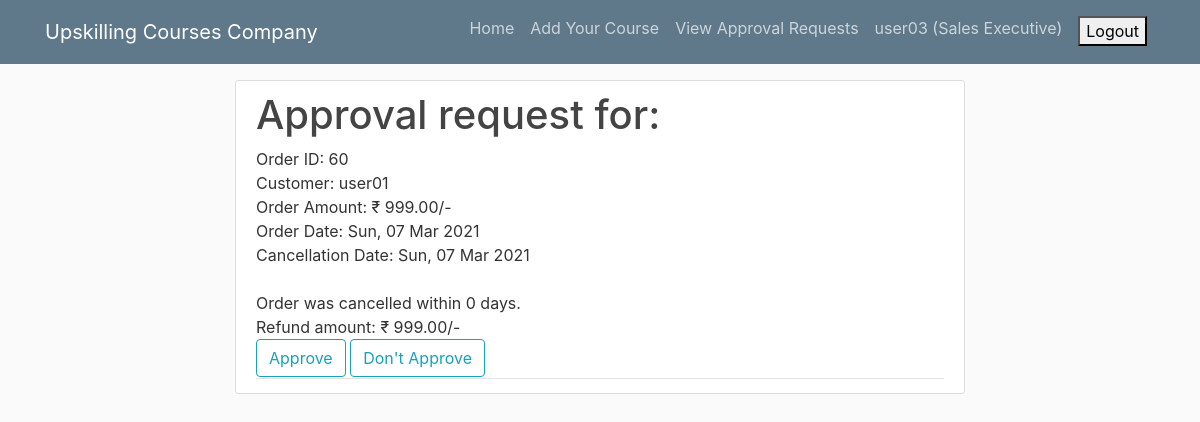
Screenshot of /orders/approvalrequestdetail/60 (signed in) with the database file from the repository.
### accounts/models.py (models this page shows)
class User(AbstractUser):
    is_admin = models.BooleanField(default=False)
    is_customer = models.BooleanField(default=False)
    is_customerexecutive = models.BooleanField(default=False)
    is_salesexecutive = models.BooleanField(default=False)
    username = models.CharField(unique=True, max_length=100)
    email = models.EmailField(max_length=100)
    first_name = models.CharField(max_length=100)
    last_name = models.CharField(max_length=100)

class Customer(models.Model):
    user = models.OneToOneField(User, on_delete=models.CASCADE, primary_key=True)
    username = models.CharField(unique=True, max_length=100)
    email = models.EmailField(max_length=100)
    first_name = models.CharField(max_length=100)
    last_name = models.CharField(max_length=100)
    def __str__(self):
        return str(self.user)

### orders/models.py (models this page shows, shortened)
class CancelledApproval(models.Model):
    order_id             = models.ForeignKey(CancelledOrder, primary_key=True, on_delete=models.CASCADE)
    user                 = models.ForeignKey(Customer, default=None, on_delete=models.CASCADE)
    amount               = models.DecimalField(max_digits=6, decimal_places=2)
    order_date           = models.DateTimeField(auto_now_add=True)
    cancelled_order_date = models.DateTimeField(auto_now_add=True)
    date_diff            = models.IntegerField()
    refund_amount        = models.DecimalField(max_digits=6, decimal_places=2, default=0)

class CancelledOrder(models.Model):
    order_id             = models.ForeignKey(Order, primary_key=True, on_delete=models.CASCADE)
    user                 = models.ForeignKey(Customer, default=None, on_delete=models.CASCADE)
    amount               = models.DecimalField(max_digits=6, decimal_places=2)
    order_date           = models.DateTimeField(auto_now_add=True)
    cancelled_order_date = models.DateTimeField(auto_now_add=True)
    def __str__(self):
        return str(self.order_id)

class Order(models.Model):
    order_id       = models.AutoField(primary_key=True)
    user           = models.ForeignKey(Customer, default=None, on_delete=models.CASCADE)
    course         = models.ForeignKey(Product, default=None, on_delete=models.CASCADE)
    amount         = models.DecimalField(max_digits=6, decimal_places=2)
    order_date     = models.DateTimeField(auto_now_add=True)
    def __str__(self):
        return str(self.order_id)

### orders/views.py (the view)
# urls.py: path('approvalrequestdetail/<order_id>', approval_request_detail, name='approvalrequestdetail'),
@login_required(login_url="/accounts/login/")
def approval_request_detail(request, order_id):
    app_req = CancelledApproval.objects.get(order_id=order_id)
    days =  app_req.date_diff
    logged_in_user = get_object_or_404(User, username=str(request.user))
    if logged_in_user.is_salesexecutive:
        return render(request, 'orders/salesexecutives/approvalrequestdetail.html', {'app_req':app_req,'days':days})
    else:
        return HttpResponse('Unauthorized', status=401)

### orders/templates/orders/salesexecutives/approvalrequestdetail.html (shortened to what this page needs)
{% extends 'base.html' %}
{% block content %}
    <article class="media content-section">
        <div class="media-body">
            <div class="article-metadata">
                <h1>Approval request for:</h1>
                Order ID: {{ app_req.order_id }}<br>
                Customer: {{ app_req.user }}<br>
                Order Amount: ₹ {{ app_req.amount }}/-<br>
                Order Date: {{ app_req.order_date|date:"D, d M Y" }}<br>
                Cancellation Date: {{ app_req.cancelled_order_date|date:"D, d M Y" }}<br><br>
                Order was cancelled within {{ days }} days.<br>
                Refund amount: ₹ {{ app_req.refund_amount }}/-<br>
                <form action="{% url 'orders:approverequest' order_id=app_req.order_id %}" method="POST" >
                    <input class="btn btn-outline-info" type="submit" value="Approve"></input>
                    <a class="btn btn-outline-info" href="{% url 'orders:approvalrequestdetail' order_id=app_req.order_id %}">Don't Approve</a>
                </form>
            </div>
        </div>
    </article>
{% endblock %}

### templates/base.html (shortened to what this page needs)
{% load static %}
<!DOCTYPE html>
<html>
<head>
    <link rel="stylesheet" href="https://maxcdn.bootstrapcdn.com/bootstrap/4.0.0/css/bootstrap.min.css">
    <link rel="stylesheet" type="text/css" href="{% static 'style.css' %}">
</head>
<body>
    <header class="site-header">
        <nav class="navbar navbar-expand-md navbar-dark bg-steel fixed-top">
            <div class="container">
                <a class="navbar-brand mr-4" href="{% url 'products:home' %}">Upskilling Courses Company</a>
                <div class="collapse navbar-collapse" id="navbarToggle">
                    <div class="navbar-nav">
                        {% if user.is_customer %}
                            <a class="nav-item nav-link" href="{% url 'products:home' %}">Home</a>
                            <a class="nav-item nav-link" href="{% url 'orders:mycourses' %}">My Courses</a>
                            <label class="nav-item nav-link">{{ request.user }} (Customer)</label>
                            <form class="nav-item nav-link" action="{% url 'accounts:logout' %}" method="POST">
                                {% csrf_token %}
                                <button type="submit">Logout</button>
                            </form>
                        {% elif user.is_salesexecutive %}
                            <a class="nav-item nav-link" href="{% url 'products:home' %}">Home</a>
                            <a class="nav-item nav-link" href="{% url 'products:productcreate' %}">Add Your Course</a><br>
                            <a class="nav-item nav-link" href="{% url 'orders:approvalrequestsall' %}">View Approval Requests</a><br>
                            <label class="nav-item nav-link">{{ request.user }} (Sales Executive)</label>
                            <form class="nav-item nav-link" action="{% url 'accounts:logout' %}" method="POST">
                                <button type="submit">Logout</button>
                            </form>
                        {% else %}
                                <a class="nav-item nav-link" href="{% url 'accounts:login' %}">Login</a>
                                <a class="nav-item nav-link" href="{% url 'accounts:signup' %}">Signup</a>
                        {% endif %}
                    </div>
                </div>
            </div>
        </nav>
    </header>
    <main role="main" class="container">
        <div class="row">
            <div class="col-sm-8 mx-auto">
                {% block content %}{% endblock %}
            </div>
        </div>
    </main>
</body>
</html>

### static/style.css (style rules this page uses)
body { background: #fafafa; color: #333333; margin-top: 5rem; }
h1, h2, h3, h4, h5, h6 { color: #444444; }
.bg-steel { background-color: #5f788a; }
.site-header .navbar-nav .nav-link { color: #cbd5db; }
.content-section { background: #ffffff; padding: 10px 20px; border: 1px solid #dddddd; border-radius: 3px; margin-bottom: 20px; }
.article-metadata { padding-bottom: 1px; margin-bottom: 4px; border-bottom: 1px solid #e3e3e3 }

### rows the page displays
User: user "user03"
CancelledApproval: order_id "60", user "user01", amount "999.00", order_date "Sun, 07 Mar 2021", cancelled_order_date "Sun, 07 Mar 2021", refund_amount "999.00"

### other values shown
{{ days }} "0"
